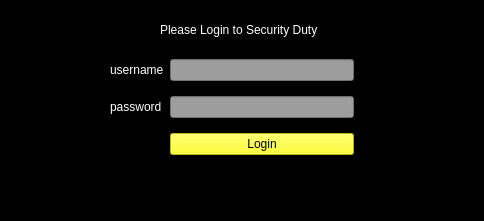
<?xml version="1.0" encoding="UTF-8"?>
<ui version="4.0">
 <class>MainWindow</class>
 <widget class="QMainWindow" name="MainWindow">
  <property name="geometry">
   <rect>
    <x>0</x>
    <y>0</y>
    <width>484</width>
    <height>221</height>
   </rect>
  </property>
  <property name="windowTitle">
   <string>MainWindow</string>
  </property>
  <property name="styleSheet">
   <string notr="true">background-color: rgb(0, 0, 0);</string>
  </property>
  <widget class="QWidget" name="centralwidget">
   <widget class="QLabel" name="label_3">
    <property name="geometry">
     <rect>
      <x>160</x>
      <y>20</y>
      <width>181</width>
      <height>19</height>
     </rect>
    </property>
    <property name="styleSheet">
     <string notr="true">color: rgb(255, 255, 255);</string>
    </property>
    <property name="text">
     <string>Please Login to Security Duty</string>
    </property>
   </widget>
   <widget class="QWidget" name="layoutWidget">
    <property name="geometry">
     <rect>
      <x>110</x>
      <y>50</y>
      <width>244</width>
      <height>116</height>
     </rect>
    </property>
    <layout class="QGridLayout" name="gridLayout">
     <item row="1" column="1">
      <widget class="QLineEdit" name="password">
       <property name="styleSheet">
        <string notr="true">background-color: rgb(157, 157, 157);</string>
       </property>
      </widget>
     </item>
     <item row="2" column="1">
      <widget class="QPushButton" name="login">
       <property name="styleSheet">
        <string notr="true">background-color: rgb(255, 255, 0);</string>
       </property>
       <property name="text">
        <string>Login</string>
       </property>
      </widget>
     </item>
     <item row="0" column="0">
      <widget class="QLabel" name="label">
       <property name="styleSheet">
        <string notr="true">color: rgb(255, 255, 255);</string>
       </property>
       <property name="text">
        <string>username</string>
       </property>
      </widget>
     </item>
     <item row="1" column="0">
      <widget class="QLabel" name="label_2">
       <property name="styleSheet">
        <string notr="true">color: rgb(255, 255, 255);</string>
       </property>
       <property name="text">
        <string>password</string>
       </property>
      </widget>
     </item>
     <item row="0" column="1">
      <widget class="QLineEdit" name="username">
       <property name="styleSheet">
        <string notr="true">background-color: rgb(157, 157, 157);</string>
       </property>
      </widget>
     </item>
    </layout>
   </widget>
  </widget>
  <widget class="QMenuBar" name="menubar">
   <property name="geometry">
    <rect>
     <x>0</x>
     <y>0</y>
     <width>484</width>
     <height>22</height>
    </rect>
   </property>
  </widget>
  <widget class="QStatusBar" name="statusbar"/>
 </widget>
 <resources/>
 <connections/>
</ui>
